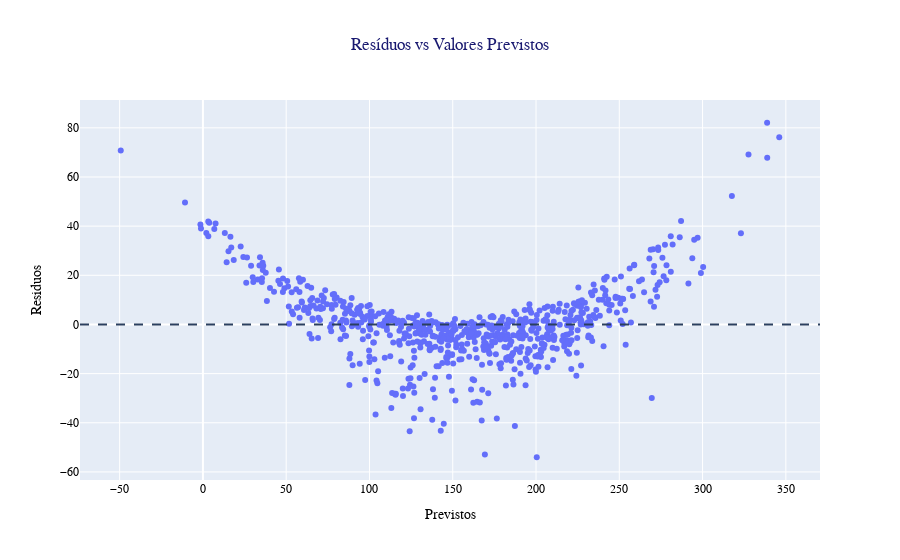

The code cell stored with this chart in its notebook:
### Code cell
# Comparação entre Valores Previstos e Resíduos

previstos = resultado.fittedvalues
residuos = resultado.resid

fig = px.scatter(x=previstos, 
                 y=residuos,
                 labels={'x':'Previstos', 'y':'Residuos'},
                 title='Resíduos vs Valores Previstos'
                 )

fig.add_hline(y=0, 
              line={'dash': 'dash',
               }
            )

fig.update_layout(title_x=0.5,
                font_family='Tahoma, monospace',
                title_font_color='midnightblue',
                font_color='black')

fig.show()

### Figure 1 — Plotly figure (JSON) as saved in the notebook; plotly's stock layout.template omitted (floating-point values rounded to 4 significant figures; data arrays with more than 128 entries replaced by an {"elided": "..."} marker saying what was removed)
{"data": [{"hovertemplate": "Previstos=%{x}<br>Residuos=%{y}<extra></extra>", "legendgroup": "", "marker": {"color": "#636efa", "symbol": "circle"}, "mode": "markers", "name": "", "orientation": "v", "showlegend": false, "type": "scatter", "x": {"elided": "720 float values"}, "xaxis": "x", "y": {"elided": "720 float values"}, "yaxis": "y"}], "layout": {"font": {"color": "black", "family": "Tahoma, monospace"}, "legend": {"tracegroupgap": 0}, "shapes": [{"line": {"dash": "dash"}, "type": "line", "x0": 0, "x1": 1, "xref": "x domain", "y0": 0, "y1": 0, "yref": "y"}], "title": {"font": {"color": "midnightblue"}, "text": "Resíduos vs Valores Previstos", "x": 0.5}, "xaxis": {"anchor": "y", "domain": [0, 1], "title": {"text": "Previstos"}}, "yaxis": {"anchor": "x", "domain": [0, 1], "title": {"text": "Residuos"}}}}
